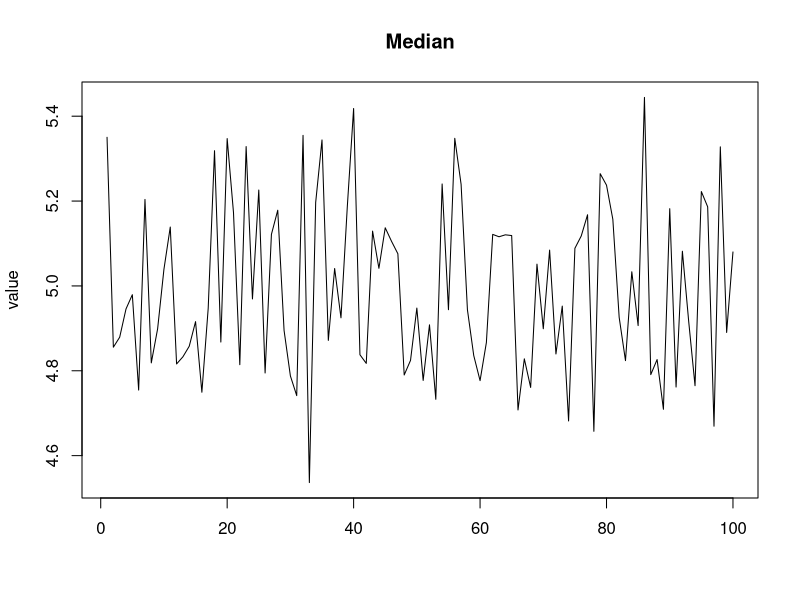
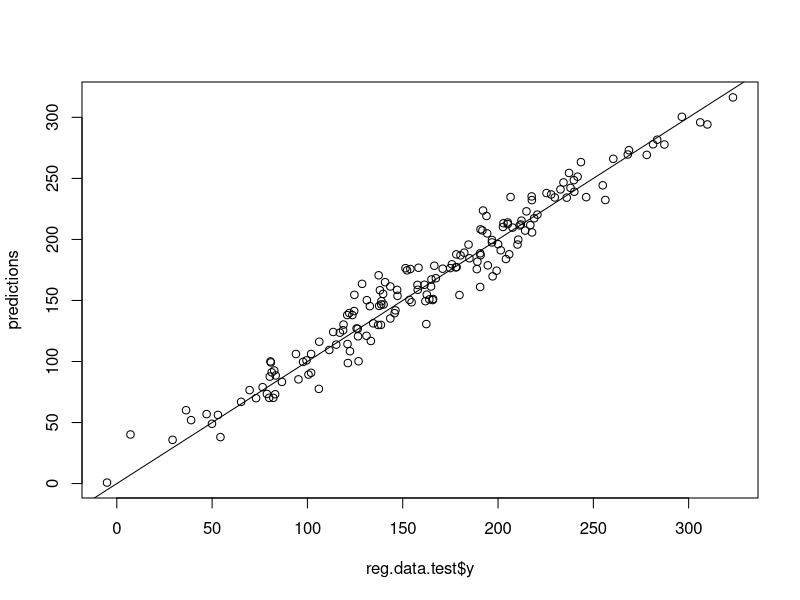
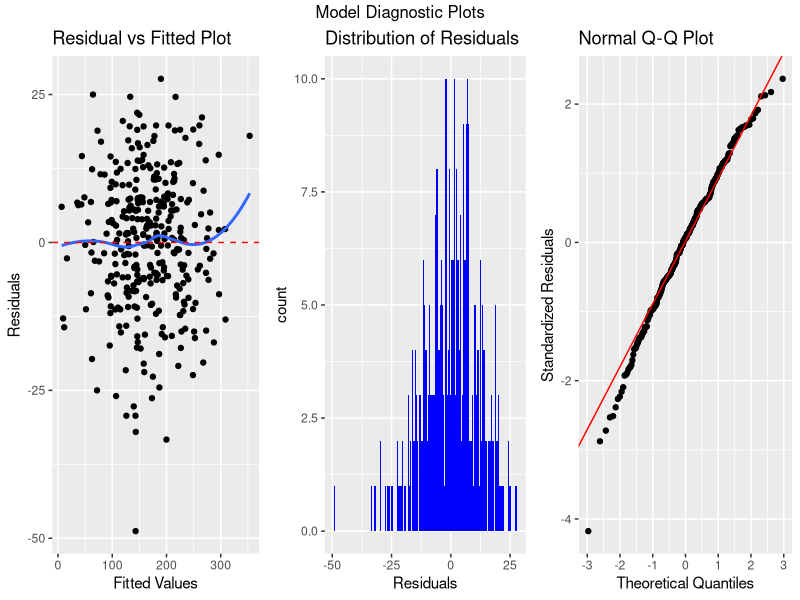
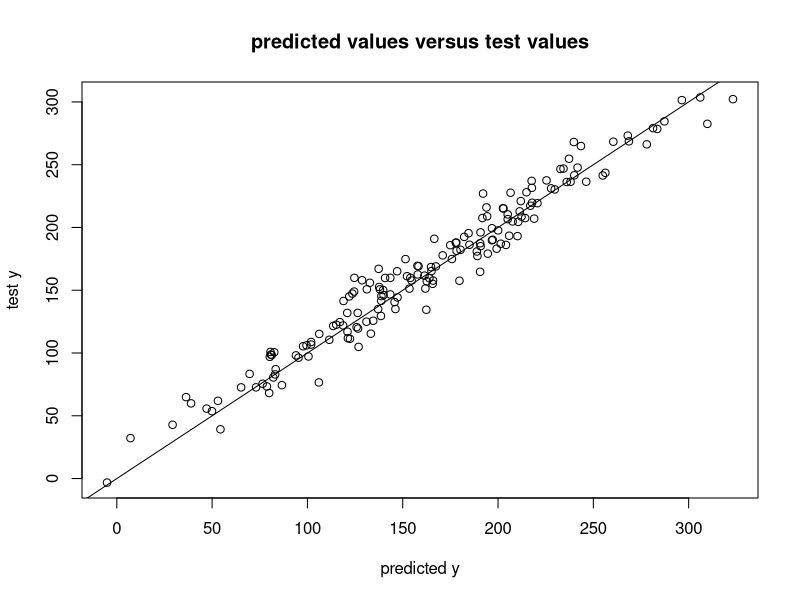
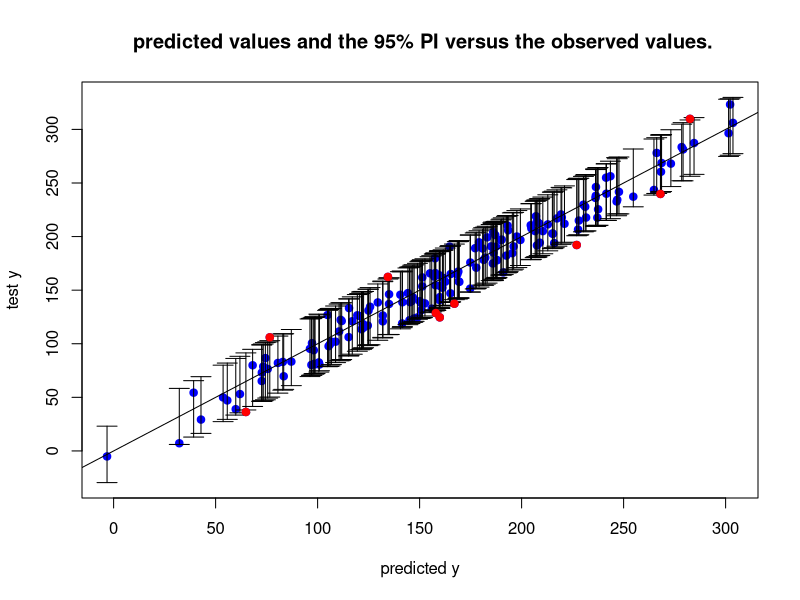

Source code (R) for these figures, in order:
## ---- chunk 1
#Regression
library(gridExtra)
library(ggplot2)
library(tidyverse)
library(caret)
library(leaps)
library(MASS)
library(glmnet)
library(gam)

setwd("/home/hoangkplog/Projects/UTC/Git_TP4_SY19/data")
reg.data <- read.table('TPN1_a22_reg_app.txt', header=TRUE)
## ---- chunk 2
summary.data = as.data.frame(apply(reg.data, 2, summary))
summary.data
n = nrow(reg.data)
p = ncol(reg.data) - 1
matplot(t(summary.data[3,-length(summary.data)]),
        type = "l",
        main = "Median",
        ylab = "value")

## ---- chunk 3
########### training set and validation set ################
set.seed(1729) # the Hardy CRamanujan number

rows <- nrow(reg.data)
cols <- ncol(reg.data) - 1
train_size <- 2 / 3
nb_train <- round(train_size * rows)
nb_test <- rows - nb_train

# training set
train <- sample(1:rows, nb_train)
reg.data.train <- reg.data[train,]
# validation set
reg.data.test  <- reg.data[-train,]
## ---- chunk 4
# MSE
MSE = function(y_test,y_predict){
  mean((y_test-y_predict)^2)
}
## ---- chunk 5
full.model.reg <- lm(y~., data = reg.data.train)
summary(full.model.reg)
predictions <- predict(full.model.reg, newdata = reg.data.test)
full.model.reg.mse <- MSE(reg.data.test$y, predictions)
plot(reg.data.test$y, predictions)
abline(0,1)
full.model.reg.mse
## ---- chunk 6
train.control <- trainControl(method = "cv", number = 5)
## ---- chunk 7
# 10-CV set up:
kfolds <- 10
n <- nrow(reg.data)
p <- ncol(reg.data)
ntst <- n/kfolds

## Define fold_ids
fold_ids      <- rep(seq(kfolds), ceiling(n / kfolds))
fold_ids      <- fold_ids[1:n]
fold_ids      <- sample(fold_ids, length(fold_ids))

## Initialize vectors to store CV errors
Elastic_CV_MSE_vec  <- vector(length = kfolds, mode = "numeric")
Lasso_CV_MSE_vec  <-vector(length = kfolds, mode = "numeric")
Ridge_CV_MSE_vec  <-vector(length = kfolds, mode = "numeric")
Forward_step_CV_MSE_vec  <-vector(length = kfolds, mode = "numeric")
Backward_step_CV_MSE_vec  <-vector(length = kfolds, mode = "numeric")
Full_CV_MSE_vec  <-vector(length = kfolds, mode = "numeric")

#10-CV execution
## Loop through the folds:
for (k in 1:kfolds){

  ############## STEPWISE SELECTION #############

  forward.step.model <- train(y ~., data = reg.data[which(fold_ids != k),],
                            method = "leapForward",
                            tuneGrid = data.frame(nvmax = 1:100),
                            trControl = train.control
  )
  step.predictor.names <- names(coef(forward.step.model$finalModel, forward.step.model$bestTune$nvmax))[1:forward.step.model$bestTune$nvmax+1]

  step.model.linreg = lm(paste("y","~", paste(step.predictor.names, collapse=" + ") ), data = reg.data[which(fold_ids != k),])
  predictions <- predict(step.model.linreg,newdata=reg.data[which(fold_ids == k),])

  Forward_step_CV_MSE_vec[k] <- MSE(reg.data[which(fold_ids == k),p], predictions)

  backward.step.model <- train(y ~., data = reg.data[which(fold_ids != k),],
                            method = "leapBackward",
                            tuneGrid = data.frame(nvmax = 1:100),
                            trControl = train.control
  )
  step.predictor.names <- names(coef(backward.step.model$finalModel, backward.step.model$bestTune$nvmax))[1:backward.step.model$bestTune$nvmax+1]

  step.model.linreg = lm(paste("y","~", paste(step.predictor.names, collapse=" + ") ), data = reg.data[which(fold_ids != k),])
  predictions <- predict(step.model.linreg,newdata=reg.data[which(fold_ids == k),])

  Backward_step_CV_MSE_vec[k] <- MSE(reg.data[which(fold_ids == k),p], predictions)

  ############# PENALIZED REGRESSION ###########
  x <- model.matrix(y~., reg.data[which(fold_ids != k),-p-1])[,-1]

  y <- reg.data[which(fold_ids != k),]$y
  x.test <- model.matrix(y~., reg.data[which(fold_ids == k),-p-1])[,-1]

  ########## ELASTICNET REGRESSION #############
  elastic <- train(y ~., data = reg.data[which(fold_ids != k),],
                   method = "glmnet",
                   trControl = train.control,
                   tuneLength = 10)

  elastic.alpha <- elastic$bestTune[1,1]
  elastic.lambda <- elastic$bestTune[1,2]

  fit.elsatic <- glmnet(x, reg.data[which(fold_ids != k),p], lambda=elastic.lambda, alpha = elastic.alpha)
  predictions  <- predict(fit.elsatic, x.test)

  Elastic_CV_MSE_vec[k] <- MSE(reg.data[which(fold_ids == k),p], predictions)

  ########## RIDGE REGRESSION #############
  cv.ridge <- cv.glmnet(x, y, alpha = 0)

  fit.ridge <- glmnet(x, reg.data[which(fold_ids != k),p], lambda=cv.ridge$lambda.min, alpha = 0)
  predictions  <- predict(fit.ridge, x.test)
  Ridge_CV_MSE_vec[k] <- MSE(reg.data[which(fold_ids == k),p], predictions)

  ########## LASSO REGRESSION #############
  cv.lasso <- cv.glmnet(x, y, alpha = 1)
  fit.lasso <- glmnet(x, reg.data[which(fold_ids != k),p], lambda=cv.lasso$lambda.min, alpha = 1)
  predictions  <- predict(fit.lasso, x.test)
  Lasso_CV_MSE_vec[k] <- MSE(reg.data[which(fold_ids == k),p], predictions)

  #REGRESSION OBTAINED W/ THE FULL MODEL (NO SELECTION)
  model.linreg = lm(y~.,  data = reg.data[which(fold_ids != k),])
  predictions <- predict(model.linreg,newdata=reg.data[which(fold_ids == k),])

  Full_CV_MSE_vec[k] <- MSE(reg.data[which(fold_ids == k),p], predictions)

}
## ---- chunk 8
noquote(sprintf("forward step regression model MSE: %.3f",mean(Forward_step_CV_MSE_vec)))
noquote(sprintf("backward step regression MSE: %.3f",mean(Backward_step_CV_MSE_vec)))
noquote(sprintf("elastic net model MSE: %.3f",mean(Elastic_CV_MSE_vec)))
noquote(sprintf("lasso net model MSE: %.3f",mean(Lasso_CV_MSE_vec)))
noquote(sprintf("ridge model MSE: %.3f",mean(Ridge_CV_MSE_vec)))
noquote(sprintf("full model regression MSE: %.3f",mean(Full_CV_MSE_vec)))
## ---- chunk 9
modelDiagnostic <- function(model.reg)
{
  pMod <- fortify(model.reg)

  # the residuals vs predicted values
  p1 <- ggplot(pMod, aes(x=.fitted, y=.resid))+geom_point() +
    geom_smooth(se=FALSE)+geom_hline(yintercept=0, col="red", linetype="dashed") +
    xlab("Fitted Values")+ylab("Residuals") +
    ggtitle("Residual vs Fitted Plot")

  pMod$.qqnorm <- qqnorm(pMod$.stdresid, plot.it=FALSE)$x
  y <- quantile(pMod$.stdresid, c(0.25, 0.75))   # Find the 1st and 3rd quartiles
  x <- quantile(pMod$.qqnorm  , c(0.25, 0.75))   # Find the 1st and 3rd quartiles
  slope <- diff(y) / diff(x)                     # Compute the line slope
  int <- y[1] - slope * x[1]                     # Compute the line intercept

  # Create residuals QQ plot.
  p2 <- ggplot(pMod, aes(.qqnorm, .stdresid)) +
    geom_point(na.rm = TRUE) +
    geom_abline(intercept=int, slope=slope, color="red")           +
    xlab("Theoretical Quantiles") + ylab("Standardized Residuals") +
    ggtitle("Normal Q-Q Plot")

  # Create residuals histogram plot.
  p3 <- ggplot(data=pMod, aes(x=.resid)) +
    geom_histogram(binwidth=0.5, fill="blue") +
    xlab("Residuals") +
    ggtitle("Distribution of Residuals")

  grid.arrange(p1, p3, p2, nrow = 1 , top="Model Diagnostic Plots")
}

modelObservations <- function(model.reg, data.test){
  #plotting ytest and ypred
  ypred <- predict(model.reg,data.test)
  plot(data.test$y,ypred, main="predicted values versus test values",
       xlab="predicted y",
       ylab="test y")
  abline(0,1)

  # getting the observations outside the prediction interval
  ic.error.bar <- function(x, lower, upper, length=0.1){
    arrows(x, upper, x, lower, angle=90, code=3, length=length)
  }

  #Calculate the prediction intervals of 𝑦0 (the predicted value), with the predict command using the interval = "prediction" option
  pred.test.ip <- predict(model.reg, interval='prediction', newdata = data.test)
  ytest <- data.test$y

  # get the observations being outside the prediction interval
  idx.obs.out.ip <- which((ytest<pred.test.ip[,2])|(ytest>pred.test.ip[,3]))

  # Plotting the graph with the prediction intervals.
  plot(pred.test.ip[, 1], ytest, pch=19, col='blue', ylim=range(pred.test.ip, ytest),
       main=" predicted values and the 95% PI versus the observed values.",
       xlab="predicted y",
       ylab="test y")
  abline(0,1)
  ic.error.bar(pred.test.ip[, 1], pred.test.ip[, 2], pred.test.ip[, 3])
  points(pred.test.ip[idx.obs.out.ip, 1], ytest[idx.obs.out.ip], pch=19, col="red")

  print(paste("number of observed values (𝑦𝑖) outside the prediction interval among ", length(ytest), " observed values in total: ", length(idx.obs.out.ip)))
  #returns the percentage that the new observation is in the prediction interval
  1 - (length(idx.obs.out.ip)/length(ytest))
}
## ---- chunk 10
# Best model
forward.step.model <- train(y ~., data = reg.data.train,
                          method = "leapForward",
                          tuneGrid = data.frame(nvmax = 1:100),
                          trControl = train.control
)

step.predictor.names <- names(coef(forward.step.model$finalModel, forward.step.model$bestTune$nvmax))[1:forward.step.model$bestTune$nvmax+1]

step.model.linreg = lm(paste("y","~", paste(step.predictor.names, collapse=" + ") ), data = reg.data.train)
summary(step.model.linreg)
ypred <- predict(step.model.linreg,newdata=reg.data.test)

noquote(sprintf("Best model MSE: %.3f", MSE(reg.data.test$y,ypred)))

modelDiagnostic(step.model.linreg)
P <- modelObservations(step.model.linreg, reg.data.test)
## ---- chunk 11
P * 100
